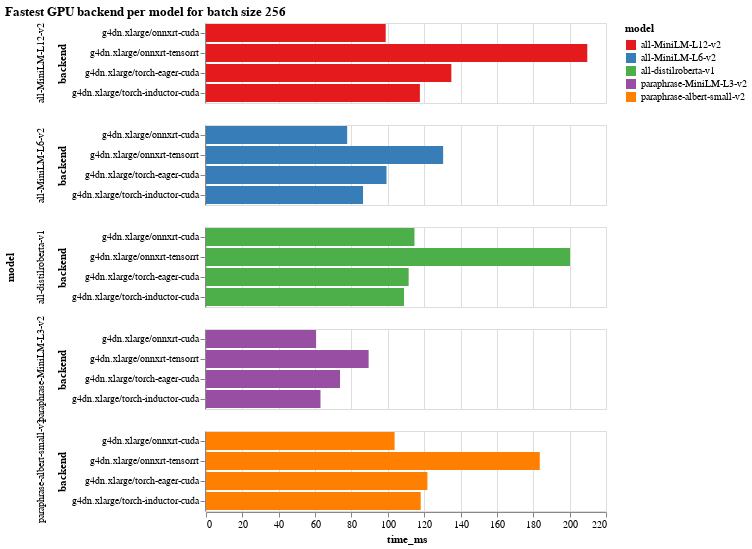

The notebook cell this image was saved under:
### Code cell
df_256 = df[df['batch_size'] == 256]
df_256_cpu = df_256[df_256['backend'].str.contains('cpu') == False]
alt.Chart(df_256_cpu).mark_bar().encode(
    y='backend',
    x='time_ms',
    color='model',
    row='model',
).properties(title='Fastest GPU backend per model for batch size 256'
).configure_range(
    category={'scheme': 'set1'}
)

### Figure 1 — Vega-Lite specification as saved in the notebook (floating-point values rounded to 4 significant figures)
{"$schema": "https://vega.github.io/schema/vega-lite/v4.17.0.json", "config": {"range": {"category": {"scheme": "set1"}}, "view": {"continuousHeight": 300, "continuousWidth": 400}}, "data": {"name": "data-9766763ced4986cc17ad1118f8dfa6b3"}, "datasets": {"data-9766763ced4986cc17ad1118f8dfa6b3": [{"backend": "g4dn.xlarge/onnxrt-cuda", "batch_size": 256, "dollar_cost_per_million_requests": 14.44, "model": "all-MiniLM-L12-v2", "time_ms": 98.84}, {"backend": "g4dn.xlarge/onnxrt-tensorrt", "batch_size": 256, "dollar_cost_per_million_requests": 30.64, "model": "all-MiniLM-L12-v2", "time_ms": 209.7}, {"backend": "g4dn.xlarge/torch-eager-cuda", "batch_size": 256, "dollar_cost_per_million_requests": 19.72, "model": "all-MiniLM-L12-v2", "time_ms": 134.9}, {"backend": "g4dn.xlarge/torch-inductor-cuda", "batch_size": 256, "dollar_cost_per_million_requests": 17.19, "model": "all-MiniLM-L12-v2", "time_ms": 117.6}, {"backend": "g4dn.xlarge/onnxrt-cuda", "batch_size": 256, "dollar_cost_per_million_requests": 11.34, "model": "all-MiniLM-L6-v2", "time_ms": 77.64}, {"backend": "g4dn.xlarge/onnxrt-tensorrt", "batch_size": 256, "dollar_cost_per_million_requests": 19.06, "model": "all-MiniLM-L6-v2", "time_ms": 130.4}, {"backend": "g4dn.xlarge/torch-eager-cuda", "batch_size": 256, "dollar_cost_per_million_requests": 14.5, "model": "all-MiniLM-L6-v2", "time_ms": 99.27}, {"backend": "g4dn.xlarge/torch-inductor-cuda", "batch_size": 256, "dollar_cost_per_million_requests": 12.62, "model": "all-MiniLM-L6-v2", "time_ms": 86.36}, {"backend": "g4dn.xlarge/onnxrt-cuda", "batch_size": 256, "dollar_cost_per_million_requests": 16.75, "model": "all-distilroberta-v1", "time_ms": 114.7}, {"backend": "g4dn.xlarge/onnxrt-tensorrt", "batch_size": 256, "dollar_cost_per_million_requests": 29.26, "model": "all-distilroberta-v1", "time_ms": 200.2}, {"backend": "g4dn.xlarge/torch-eager-cuda", "batch_size": 256, "dollar_cost_per_million_requests": 16.29, "model": "all-distilroberta-v1", "time_ms": 111.5}, {"backend": "g4dn.xlarge/torch-inductor-cuda", "batch_size": 256, "dollar_cost_per_million_requests": 15.91, "model": "all-distilroberta-v1", "time_ms": 108.9}, {"backend": "g4dn.xlarge/onnxrt-cuda", "batch_size": 256, "dollar_cost_per_million_requests": 15.15, "model": "paraphrase-albert-small-v2", "time_ms": 103.7}, {"backend": "g4dn.xlarge/onnxrt-tensorrt", "batch_size": 256, "dollar_cost_per_million_requests": 26.82, "model": "paraphrase-albert-small-v2", "time_ms": 183.6}, {"backend": "g4dn.xlarge/torch-eager-cuda", "batch_size": 256, "dollar_cost_per_million_requests": 17.79, "model": "paraphrase-albert-small-v2", "time_ms": 121.8}, {"backend": "g4dn.xlarge/torch-inductor-cuda", "batch_size": 256, "dollar_cost_per_million_requests": 17.25, "model": "paraphrase-albert-small-v2", "time_ms": 118.1}, {"backend": "g4dn.xlarge/onnxrt-cuda", "batch_size": 256, "dollar_cost_per_million_requests": 8.846, "model": "paraphrase-MiniLM-L3-v2", "time_ms": 60.54}, {"backend": "g4dn.xlarge/onnxrt-tensorrt", "batch_size": 256, "dollar_cost_per_million_requests": 13.07, "model": "paraphrase-MiniLM-L3-v2", "time_ms": 89.45}, {"backend": "g4dn.xlarge/torch-eager-cuda", "batch_size": 256, "dollar_cost_per_million_requests": 10.77, "model": "paraphrase-MiniLM-L3-v2", "time_ms": 73.71}, {"backend": "g4dn.xlarge/torch-inductor-cuda", "batch_size": 256, "dollar_cost_per_million_requests": 9.199, "model": "paraphrase-MiniLM-L3-v2", "time_ms": 62.96}]}, "encoding": {"color": {"field": "model", "type": "nominal"}, "row": {"field": "model", "type": "nominal"}, "x": {"field": "time_ms", "type": "quantitative"}, "y": {"field": "backend", "type": "nominal"}}, "mark": "bar", "title": "Fastest GPU backend per model for batch size 256"}
